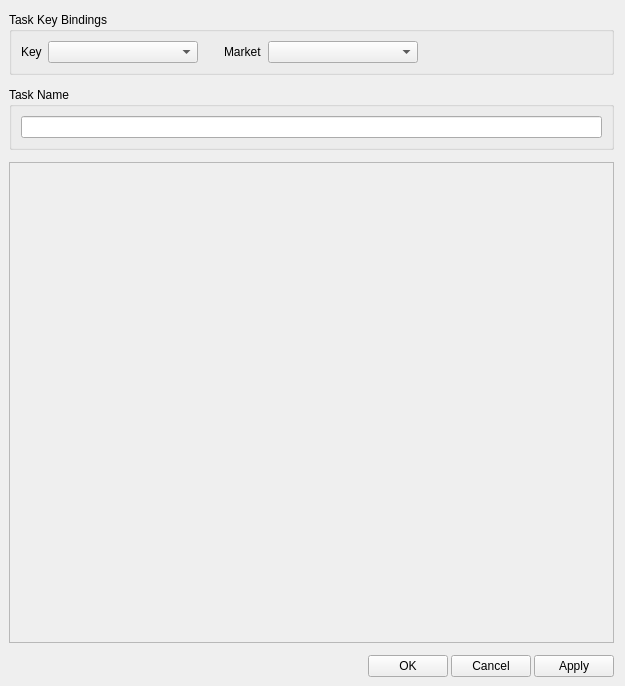
<?xml version="1.0" encoding="UTF-8"?>
<ui version="4.0">
 <class>TaskKeyBindingsDialog</class>
 <widget class="QWidget" name="TaskKeyBindingsDialog">
  <property name="windowModality">
   <enum>Qt::NonModal</enum>
  </property>
  <property name="geometry">
   <rect>
    <x>0</x>
    <y>0</y>
    <width>625</width>
    <height>686</height>
   </rect>
  </property>
  <property name="windowTitle">
   <string>Task Key Bindings</string>
  </property>
  <property name="windowIcon">
   <iconset resource="../../LegacyResources/LegacyResources.qrc">
    <normaloff>:/icons/keyboard_key.png</normaloff>:/icons/keyboard_key.png</iconset>
  </property>
  <layout class="QVBoxLayout" name="verticalLayout_2">
   <property name="spacing">
    <number>12</number>
   </property>
   <property name="leftMargin">
    <number>9</number>
   </property>
   <property name="topMargin">
    <number>12</number>
   </property>
   <property name="bottomMargin">
    <number>9</number>
   </property>
   <item>
    <layout class="QVBoxLayout" name="m_taskKeyBindingsLayout">
     <item>
      <widget class="QGroupBox" name="m_taskGroupBox">
       <property name="title">
        <string>Task Key Bindings</string>
       </property>
       <layout class="QHBoxLayout" name="horizontalLayout">
        <property name="spacing">
         <number>6</number>
        </property>
        <item>
         <layout class="QHBoxLayout" name="m_keyLayout">
          <item>
           <widget class="QLabel" name="m_keyLabel">
            <property name="sizePolicy">
             <sizepolicy hsizetype="Fixed" vsizetype="Preferred">
              <horstretch>0</horstretch>
              <verstretch>0</verstretch>
             </sizepolicy>
            </property>
            <property name="text">
             <string>Key</string>
            </property>
           </widget>
          </item>
          <item>
           <widget class="QComboBox" name="m_keyComboBox">
            <property name="minimumSize">
             <size>
              <width>150</width>
              <height>0</height>
             </size>
            </property>
            <property name="maximumSize">
             <size>
              <width>150</width>
              <height>16777215</height>
             </size>
            </property>
           </widget>
          </item>
         </layout>
        </item>
        <item>
         <spacer name="m_keyToMarketSpacer">
          <property name="orientation">
           <enum>Qt::Horizontal</enum>
          </property>
          <property name="sizeType">
           <enum>QSizePolicy::Fixed</enum>
          </property>
          <property name="sizeHint" stdset="0">
           <size>
            <width>20</width>
            <height>20</height>
           </size>
          </property>
         </spacer>
        </item>
        <item>
         <layout class="QHBoxLayout" name="m_marketLayout">
          <item>
           <widget class="QLabel" name="m_marketLabel">
            <property name="sizePolicy">
             <sizepolicy hsizetype="Fixed" vsizetype="Preferred">
              <horstretch>0</horstretch>
              <verstretch>0</verstretch>
             </sizepolicy>
            </property>
            <property name="text">
             <string>Market</string>
            </property>
           </widget>
          </item>
          <item>
           <widget class="QComboBox" name="m_marketComboBox">
            <property name="minimumSize">
             <size>
              <width>150</width>
              <height>0</height>
             </size>
            </property>
            <property name="maximumSize">
             <size>
              <width>150</width>
              <height>16777215</height>
             </size>
            </property>
           </widget>
          </item>
         </layout>
        </item>
        <item>
         <spacer name="m_marketToEdgeSpacer">
          <property name="orientation">
           <enum>Qt::Horizontal</enum>
          </property>
          <property name="sizeHint" stdset="0">
           <size>
            <width>40</width>
            <height>20</height>
           </size>
          </property>
         </spacer>
        </item>
       </layout>
      </widget>
     </item>
    </layout>
   </item>
   <item>
    <widget class="QGroupBox" name="m_taskNameGroup">
     <property name="title">
      <string>Task Name</string>
     </property>
     <layout class="QVBoxLayout" name="verticalLayout">
      <item>
       <widget class="QLineEdit" name="m_taskNameInput"/>
      </item>
     </layout>
    </widget>
   </item>
   <item>
    <widget class="QScrollArea" name="m_canvasScrollArea">
     <property name="widgetResizable">
      <bool>true</bool>
     </property>
     <widget class="QWidget" name="m_canvasLayout">
      <property name="geometry">
       <rect>
        <x>0</x>
        <y>0</y>
        <width>603</width>
        <height>486</height>
       </rect>
      </property>
      <layout class="QVBoxLayout" name="verticalLayout_3"/>
     </widget>
    </widget>
   </item>
   <item>
    <layout class="QHBoxLayout" name="m_buttonLayout">
     <property name="spacing">
      <number>3</number>
     </property>
     <item>
      <spacer name="m_buttonSpacer">
       <property name="orientation">
        <enum>Qt::Horizontal</enum>
       </property>
       <property name="sizeHint" stdset="0">
        <size>
         <width>40</width>
         <height>20</height>
        </size>
       </property>
      </spacer>
     </item>
     <item>
      <widget class="QPushButton" name="m_okButton">
       <property name="text">
        <string>OK</string>
       </property>
      </widget>
     </item>
     <item>
      <widget class="QPushButton" name="m_cancelButton">
       <property name="text">
        <string>Cancel</string>
       </property>
      </widget>
     </item>
     <item>
      <widget class="QPushButton" name="m_applyButton">
       <property name="text">
        <string>Apply</string>
       </property>
      </widget>
     </item>
    </layout>
   </item>
  </layout>
 </widget>
 <resources>
  <include location="../../LegacyResources/LegacyResources.qrc"/>
 </resources>
 <connections/>
</ui>
